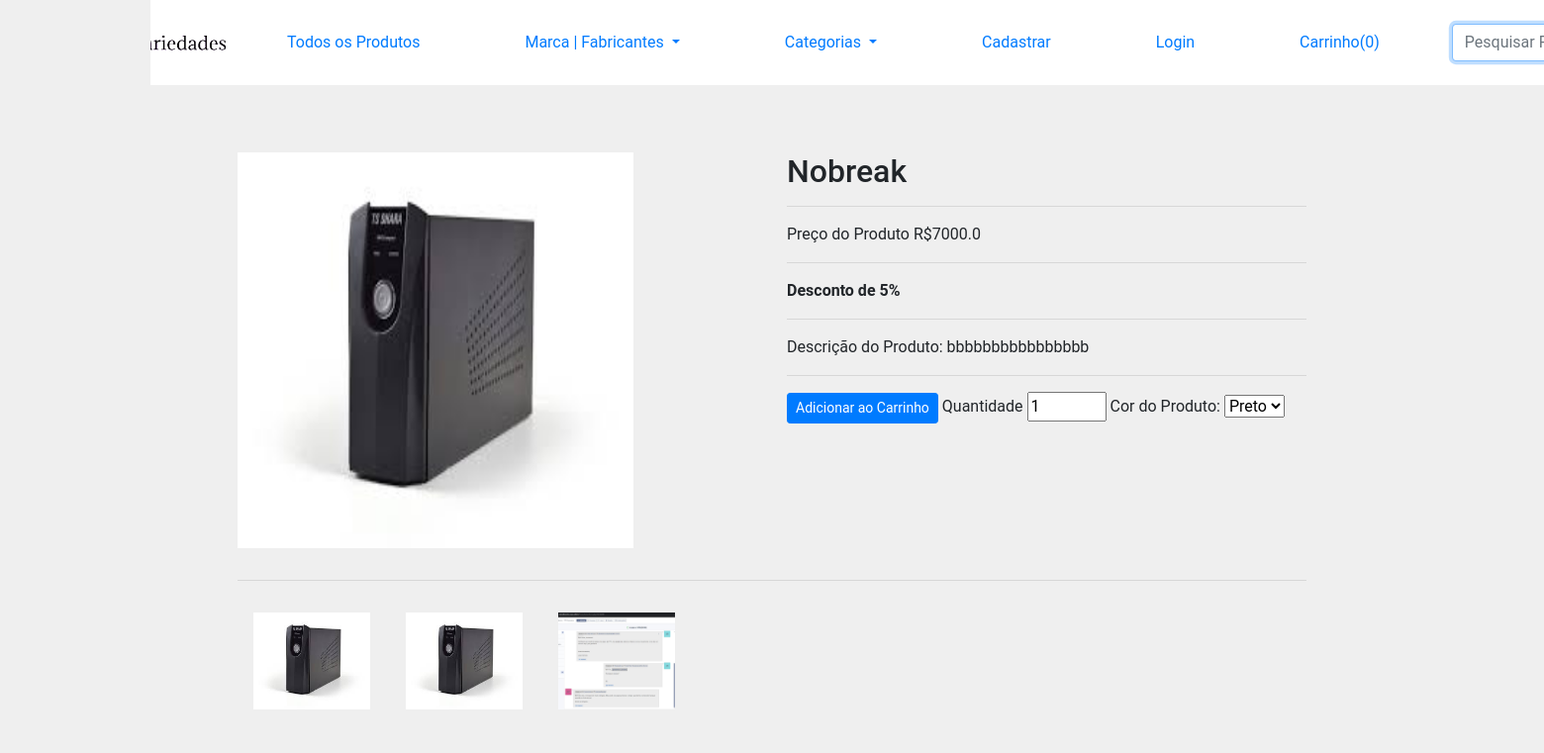
The app's page /produto/9 with its own data.
### loja/produtos/models.py (models this page shows, shortened)
class Addproduto(db.Model):
    id = db.Column(db.Integer, primary_key=True)
    name = db.Column(db.String(100), nullable=False,unique=True)
    price = db.Column(db.Float, nullable=False)
    discount = db.Column(db.Integer, default=0)
    stock = db.Column(db.Integer, nullable=False)
    description = db.Column(db.String(255), nullable=False)
    color = db.Column(db.String(100), nullable=False)
    pub_date = db.Column(db.DateTime, nullable=False, default=datetime.now())
    marca_id = db.Column(db.Integer, db.ForeignKey('marca.id'), nullable=True)
    marca = db.relationship('Marca', backref=db.backref('marca', lazy=True))
    categoria_id = db.Column(db.Integer, db.ForeignKey('categoria.id'), nullable=False)
    categoria = db.relationship('Categoria', backref=db.backref('produtos', lazy=True)) #observar se é o mesmo nome da tabela
    create_date = db.Column(db.DateTime, nullable=False, default=datetime.now())
    image_1 = db.Column(db.String(150), nullable=False, default='default.jpg')
    image_2 = db.Column(db.String(150), nullable=False, default='default.jpg')
    image_3 = db.Column(db.String(150), nullable=False, default='default.jpg')

### loja/produtos/rotas.py (the view)
@app.route('/produto/<int:id>')
def pagina_unica(id):
    produto = Addproduto.query.get_or_404(id)
    return render_template('produtos/pagina_unica.html', produto=produto, marcas=marcas(), categorias=categorias(), show_banner=False)

### loja/produtos/rotas.py (called while the page is built)
def marcas():
    marcas = Marca.query.join(Addproduto, (Marca.id == Addproduto.marca_id)).all()
    return marcas

def categorias():
    categorias = Categoria.query.join(Addproduto, (Categoria.id == Addproduto.categoria_id)).all()
    return categorias

### loja/templates/produtos/pagina_unica.html (shortened to what this page needs)
{% extends 'layouts.html' %}
{% block content %}
{% include 'navbar.html' %}
<div class="container">
<div class="container mt-5">
    <div class="row">
        <div class="col-md-6" id="m_image">
            <img src="{{url_for('static', filename='images/' + produto.image_1)}}" alt="{{ produto.name }}" height="400" width="400">
        </div>
        <div class="col-md-6">
            <h2>{{ produto.name }}</h2>
            <hr>
            <p>Preço do Produto R${{ produto.price }}</p>
            {% if produto.discount > 0 %}
            <hr>
                <b>Desconto de {{ produto.discount }}%</b>
            {% endif %}
            <hr>
            <p>Descrição do Produto: {{ produto.description }}</p>
            <hr>
            <form action="{{url_for('AddCart')}}" method="POST">
                <button type="submit" class="btn btn-sm btn-primary">Adicionar ao Carrinho</button>
                <label for="">Quantidade</label>
                <input type="number" name="quantidade" value="1" min="1" max="{{produto.stock}}">
                {% set color = produto.color.split(',') %}
                <label for="color">Cor do Produto:</label>
                <select name="color" id="color">
                    {% for c in color %}
                    {% set c = c.split(':') %}
                    <option value="{{ c[0] }}">{{ c[0]|capitalize }}</option>
                    {% endfor %}
                </select>
            </form>
        </div>
    </div>
    <div class="row">
        <div class="col-md-12 mt-3" id="s_image">
            <hr>
            <img src="{{url_for('static', filename='images/' + produto.image_1)}}" alt="{{ produto.name }}" width="150" height="130" class="p-3">
            <img src="{{url_for('static', filename='images/' + produto.image_2)}}" alt="{{ produto.name }}" width="150" height="130" class="p-3">
            <img src="{{url_for('static', filename='images/' + produto.image_3)}}" alt="{{ produto.name }}" width="150" height="130" class="p-3">
        </div>
    </div>
</div>
{% endblock content %}

### loja/static/css/style.css (style rules this page uses)
body { font-family: 'Roboto', sans-serif; background-color: #efefef; margin: 0; width: 100%; padding: 0; display: inline-block; }
.container { width: 100%; margin-bottom: 10px; margin-top: 20px; align-content: center; justify-content: center; }

### records on screen
Addproduto: image_1 (picture), name "Nobreak", price "7000.0", discount "5", description "bbbbbbbbbbbbbbbb", image_2 (picture), image_3 (picture)

### other values on screen
{{ session['LojainCarrinho']|length }} "0"
form field color "Preto"
